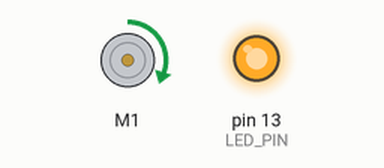
A sketch run on a simulated Arduino Uno, built with avr-gcc and run on an emulated ATmega328P. Shown: DC motor (green arrow = forward, orange = backward, longer = faster), output pins drawn as LEDs (lit = HIGH).

Above: at 0.1 s.
Timing chart, 0 to 1.6 s (numbered marks = the images above):
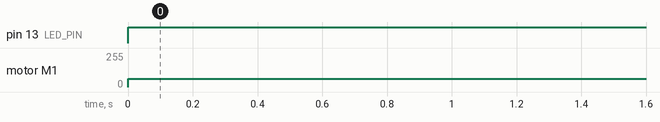

The sketch:

airPump1.ino
```cpp
#include <DRV8835MotorShield.h>

#define LED_PIN 13

DRV8835MotorShield motors;
void setup() {
  // put your setup code here, to run once:
 pinMode(LED_PIN, OUTPUT);
}

void loop() {
  // put your main code here, to run repeatedly:
 digitalWrite(LED_PIN, HIGH);
 motors.setM1Speed(100);
  /*
  for (int speed = 0; speed <= 400; speed++)
  {

    delay(2);
  }

  for (int speed = 400; speed >= 0; speed--)
  {
    motors.setM1Speed(speed);
    delay(2);
  }
  */
}
```

Measured:
- by itself, pin 13 (LED_PIN): LOW → HIGH at 0.00 s
- by itself, motor M1: stopped → forward 63/255 at 0.00 s
